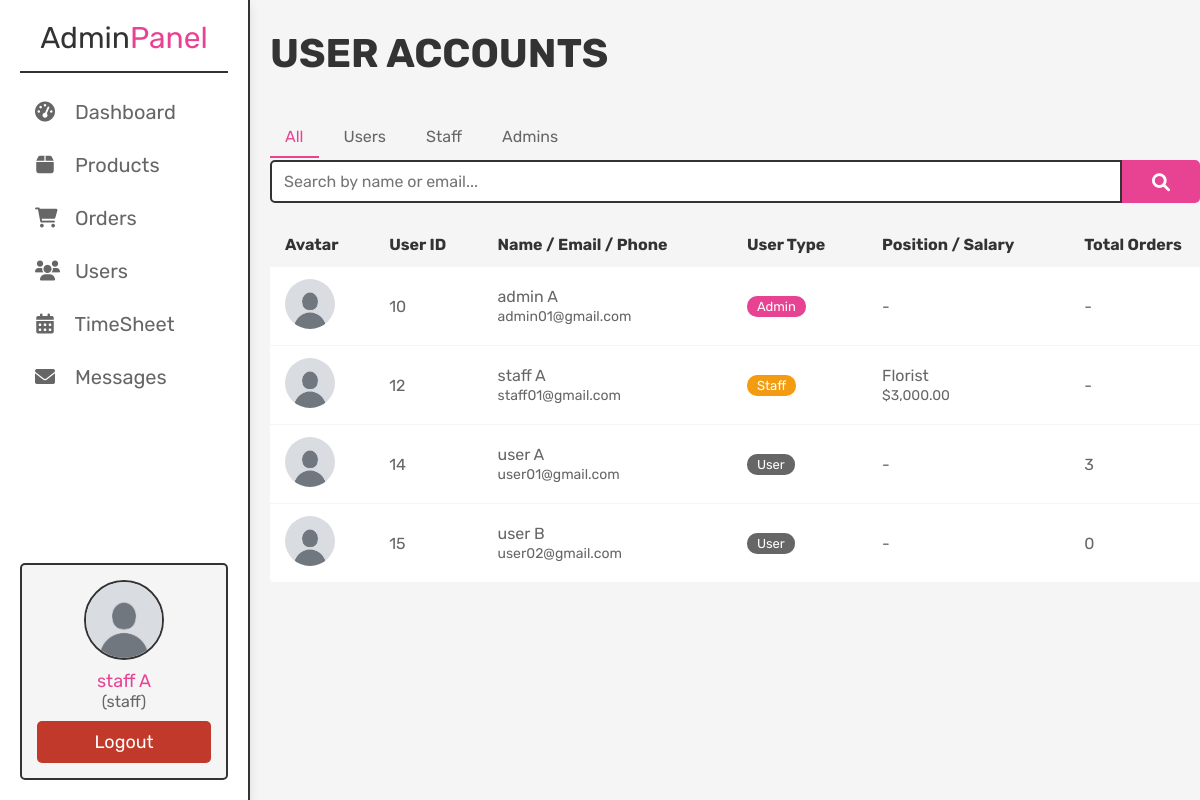
The app's page /flower-shop-main/staff_users.php (signed in) with its own data.
### tables this page shows
CREATE TABLE `users` (
  `id` int(100) NOT NULL,
  `name` varchar(100) NOT NULL,
  `email` varchar(100) NOT NULL,
  `password` varchar(255) NOT NULL,
  `role` enum('user','admin','staff') NOT NULL DEFAULT 'user',
  `image` varchar(100) NOT NULL DEFAULT 'default-avatar.png'
);

### flower-shop-main/staff_users.php (the view, shortened to what this page needs)
<?php
@include 'config.php';
$filter_type = $_GET['filter_type'] ?? '';
$search_key = $_GET['search'] ?? '';
$sql_where = "";
$per_page = 10;
$current_page = $_GET['page'] ?? 1;
$offset = ((int)$current_page - 1) * $per_page;
$users_sql = "
    SELECT
        u.*,
        e.position, e.salary, e.hire_date,
        COUNT(DISTINCT o.id) AS total_orders,
        SUM(CASE WHEN o.payment_status = 'completed' THEN o.total_price ELSE 0 END) AS total_spent,
        (SELECT SUM(rl.points) FROM `reward_points_log` rl WHERE rl.user_id = u.id) AS total_points
    FROM
        `users` u
    LEFT JOIN
        `orders` o ON u.id = o.user_id
    LEFT JOIN
        `employees` e ON u.id = e.user_id
    " . $sql_where . "
    GROUP BY
        u.id
    ORDER BY
        u.name ASC
    LIMIT ?, ?
";
$select_users = $conn->prepare($users_sql);
$param_index = 1;
$select_users->bindValue($param_index, $offset, PDO::PARAM_INT); $param_index++;
$select_users->bindValue($param_index, $per_page, PDO::PARAM_INT);
$select_users->execute();
?>
<!DOCTYPE html>
<html lang="en">
<head>
   <link rel="stylesheet" href="https://cdnjs.cloudflare.com/ajax/libs/font-awesome/6.0.0/css/all.min.css">
   <link rel="stylesheet" href="css/admin_style.css">
</head>
<body>
<?php @include 'staff_header.php'; ?>
<section class="placed-orders">
   <div class="controls-container">
      <h1 class="title">User Accounts</h1>
      </div>
   <div class="filter-tabs">
        <a href="staff_users.php" class="<?php echo empty($filter_type) ? 'active' : ''; ?>">All</a>
        <a href="?filter_type=user" class="<?php echo ($filter_type == 'user') ? 'active' : ''; ?>">Users</a>
        <a href="?filter_type=staff" class="<?php echo ($filter_type == 'staff') ? 'active' : ''; ?>">Staff</a>
        <a href="?filter_type=admin" class="<?php echo ($filter_type == 'admin') ? 'active' : ''; ?>">Admins</a>
   </div>
   <form action="" method="GET" class="search-form">
       <input type="text" name="search" class="box" placeholder="Search by name or email..." value="<?php echo htmlspecialchars($search_key); ?>">
       <button type="submit" class="btn fas fa-search"></button>
   </form>
   <div class="users-table-container">
      <table class="users-table">
         <thead>
            <tr>
               <th>Avatar</th>
               <th>User ID</th>
               <th>Name / Email / Phone</th>
               <th>User Type</th>
               <th>Position / Salary</th>
               <th>Total Orders</th>
               <th>Point</th> </tr>
         </thead>
         <tbody>
         <?php
            if($select_users->rowCount() > 0){
               while($fetch_users = $select_users->fetch(PDO::FETCH_ASSOC)){
         ?>
            <tr>
               <td><img src="avatars/<?php echo htmlspecialchars($fetch_users['image']); ?>" alt="avatar" class="avatar"></td>
               <td><?php echo $fetch_users['id']; ?></td>
               <td>
                  <?php echo htmlspecialchars($fetch_users['name']); ?>
                  <br><span style="font-size: 1.4rem;"><?php echo htmlspecialchars($fetch_users['email']); ?></span>
                  <br><span style="font-size: 1.4rem;"><?php echo htmlspecialchars($fetch_users['phone']); ?></span>
               </td>
               <td>
                  <span class="status-pill <?php echo htmlspecialchars($fetch_users['role']); ?>">
                     <?php echo htmlspecialchars($fetch_users['role']); ?>
                  </span>
               </td>
               <td>
                  <?php if($fetch_users['role'] == 'staff'): ?>
                     <?php echo htmlspecialchars($fetch_users['position']); ?>
                     <br><span style="font-size: 1.4rem;">$<?php echo number_format($fetch_users['salary'], 2); ?></span>
                  <?php else: echo '-'; endif; ?>
               </td>
               <td>
                  <?php if($fetch_users['role'] == 'user'){ echo $fetch_users['total_orders']; } else { echo '-'; } ?>
               </td>
            </tr>
         <?php
            }
         } else {
            echo '<tr><td colspan="8"><p class="empty">no users found!</p></td></tr>';
         }
         ?>
         </tbody>
      </table>
   </div>
   <div class="pagination">
    </div>
</section>
</body>
</html>

### flower-shop-main/css/admin_style.css (style rules this page uses)
:root { --pink:#e84393; --red:#c0392b; --orange:#f39c12; --black:#333; --white:#fff; --light-color:#666; --light-white:#ccc; --light-bg:#f5f5f5; --border:.2rem solid var(--black); --box-shadow:0 .5rem 1rem rgba(0,0,0,.1); }
* { font-family: 'Rubik', sans-serif; margin:0; padding:0; box-sizing: border-box; outline: none; border:none; text-decoration: none; transition:all .2s linear; }
html { font-size: 62.5%; overflow-x: hidden; }
body { background: var(--light-bg); padding-left: 27rem; }
section { padding:3rem 0rem; }
.title { text-align: center; margin-bottom: 2rem; color:var(--black); text-transform: uppercase; font-size: 4rem; }
.btn, .delete-btn, .option-btn { display: inline-block; border-radius: .5rem; margin-top: 1rem; font-size: 1.8rem; color:var(--white); cursor: pointer; padding:1rem 3rem; text-transform: capitalize; }
.btn { background-color: var(--pink); }
.placed-orders { max-width: 1200px; margin: 0 auto; }
.pagination { text-align: center; padding: 2rem 0; }

### flower-shop-main/staff_users.php (style rules this page uses)
.users-table-container { overflow-x: auto; }
.users-table { width: 100%; min-width: 120rem; background: var(--white); border-collapse: collapse; box-shadow: var(--box_shadow); border-radius: .5rem; overflow: hidden; }
.users-table th, .users-table td { padding: 1.2rem 1.5rem; font-size: 1.6rem; text-align: left; border-bottom: 1px solid var(--light-bg); }
.users-table th { background-color: var(--light-bg); color: var(--black); }
.users-table td { color: var(--light-color); }
.users-table td .avatar { height: 5rem; width: 5rem; object-fit: cover; border-radius: 50%; }
.status-pill { display: inline-block; padding: .3rem 1rem; font-size: 1.3rem; border-radius: 1rem; color: var(--white); text-transform: capitalize; }
.status-pill.user { background: var(--light-color); }
.status-pill.admin { background: var(--pink); }
.status-pill.staff { background: var(--orange); }
.controls-container { display: flex; justify-content: space-between; align-items: center; margin-bottom: 2rem; }
.filter-tabs { display: flex; gap: 1rem; border-bottom: 2px solid var(--light-bg); }
.filter-tabs a { padding: 1rem 1.5rem; font-size: 1.6rem; color: var(--light-color); border-bottom: 2px solid transparent; }
.filter-tabs a.active, .filter-tabs a:hover { color: var(--pink); border-bottom-color: var(--pink); }
.search-form { display: flex; margin-bottom: 2rem; }
.search-form .box { width: 100%; font-size: 1.6rem; padding: 1rem 1.2rem; border: var(--border); border-radius: .5rem 0 0 .5rem; }
.search-form .btn { margin-top: 0; border-radius: 0 .5rem .5rem 0; }
.pagination { text-align: center; padding: 2rem 0; }

### records on screen
users: image (placeholder picture), id "10", name "admin A", email "admin01@gmail.com", role "Admin"
users: image (placeholder picture), id "12", name "staff A", email "staff01@gmail.com", role "Staff", position "Florist", salary "3,000.00"
users: image (placeholder picture), id "14", name "user A", email "user01@gmail.com", role "User", total_orders "3"
users: image (placeholder picture), id "15", name "user B", email "user02@gmail.com", role "User", total_orders "0"

### other values on screen
$_SESSION['user_name'] "staff A"
$_SESSION['role'] "staff"
